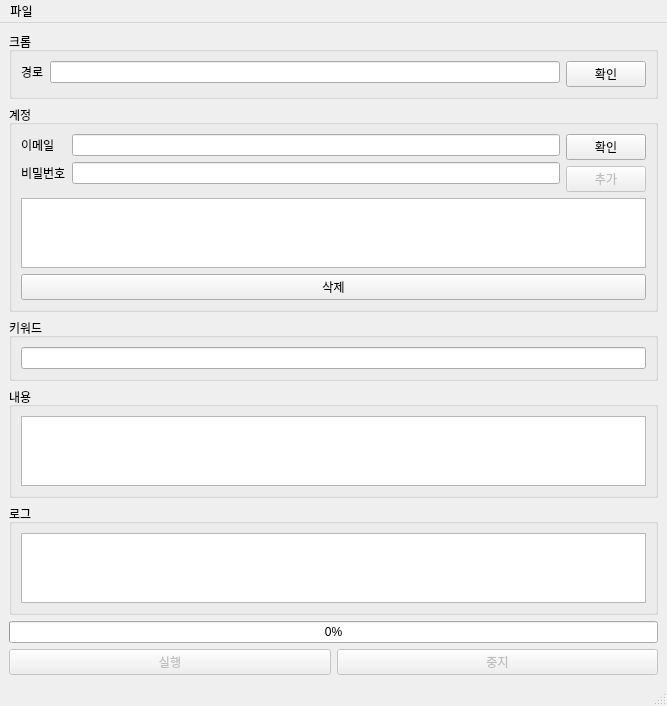
<?xml version="1.0" encoding="UTF-8"?>
<ui version="4.0">
 <class>MainWindow</class>
 <widget class="QMainWindow" name="MainWindow">
  <property name="geometry">
   <rect>
    <x>0</x>
    <y>0</y>
    <width>667</width>
    <height>653</height>
   </rect>
  </property>
  <property name="windowTitle">
   <string>밴드 채팅 보내기 매크로</string>
  </property>
  <widget class="QWidget" name="centralwidget">
   <layout class="QVBoxLayout" name="verticalLayout">
    <item>
     <widget class="QGroupBox" name="chrome_group">
      <property name="title">
       <string>크롬</string>
      </property>
      <layout class="QHBoxLayout" name="horizontalLayout_2">
       <item>
        <layout class="QFormLayout" name="formLayout">
         <item row="0" column="0">
          <widget class="QLabel" name="chrome_label">
           <property name="text">
            <string>경로</string>
           </property>
           <property name="buddy">
            <cstring>chrome_edit</cstring>
           </property>
          </widget>
         </item>
         <item row="0" column="1">
          <widget class="QLineEdit" name="chrome_edit"/>
         </item>
        </layout>
       </item>
       <item>
        <widget class="QPushButton" name="validation_chrome_btn">
         <property name="text">
          <string>확인</string>
         </property>
        </widget>
       </item>
      </layout>
     </widget>
    </item>
    <item>
     <layout class="QHBoxLayout" name="horizontalLayout_5">
      <item>
       <widget class="QGroupBox" name="account_group">
        <property name="title">
         <string>계정</string>
        </property>
        <layout class="QVBoxLayout" name="verticalLayout_7">
         <item>
          <layout class="QVBoxLayout" name="verticalLayout_6">
           <item>
            <layout class="QHBoxLayout" name="horizontalLayout_6">
             <item>
              <layout class="QFormLayout" name="formLayout_2">
               <item row="0" column="0">
                <widget class="QLabel" name="id_label">
                 <property name="text">
                  <string>이메일</string>
                 </property>
                 <property name="buddy">
                  <cstring>id_edit</cstring>
                 </property>
                </widget>
               </item>
               <item row="0" column="1">
                <widget class="QLineEdit" name="id_edit"/>
               </item>
               <item row="1" column="0">
                <widget class="QLabel" name="pw_label">
                 <property name="text">
                  <string>비밀번호</string>
                 </property>
                 <property name="buddy">
                  <cstring>pw_edit</cstring>
                 </property>
                </widget>
               </item>
               <item row="1" column="1">
                <widget class="QLineEdit" name="pw_edit">
                 <property name="echoMode">
                  <enum>QLineEdit::Password</enum>
                 </property>
                </widget>
               </item>
              </layout>
             </item>
             <item>
              <layout class="QVBoxLayout" name="verticalLayout_8">
               <item>
                <widget class="QPushButton" name="validate_btn">
                 <property name="text">
                  <string>확인</string>
                 </property>
                </widget>
               </item>
               <item>
                <widget class="QPushButton" name="add_btn">
                 <property name="enabled">
                  <bool>false</bool>
                 </property>
                 <property name="text">
                  <string>추가</string>
                 </property>
                </widget>
               </item>
              </layout>
             </item>
            </layout>
           </item>
           <item>
            <widget class="QTableWidget" name="account_table">
             <property name="editTriggers">
              <set>QAbstractItemView::NoEditTriggers</set>
             </property>
            </widget>
           </item>
           <item>
            <layout class="QHBoxLayout" name="horizontalLayout_7">
             <item>
              <widget class="QPushButton" name="account_delete_btn">
               <property name="text">
                <string>삭제</string>
               </property>
              </widget>
             </item>
            </layout>
           </item>
          </layout>
         </item>
        </layout>
       </widget>
      </item>
     </layout>
    </item>
    <item>
     <widget class="QGroupBox" name="keyword_group">
      <property name="title">
       <string>키워드</string>
      </property>
      <layout class="QVBoxLayout" name="verticalLayout_2">
       <item>
        <widget class="QLineEdit" name="keyword_edit"/>
       </item>
      </layout>
     </widget>
    </item>
    <item>
     <widget class="QGroupBox" name="content_group">
      <property name="title">
       <string>내용</string>
      </property>
      <layout class="QVBoxLayout" name="verticalLayout_3">
       <item>
        <widget class="QPlainTextEdit" name="content_edit"/>
       </item>
      </layout>
     </widget>
    </item>
    <item>
     <widget class="QGroupBox" name="log_group">
      <property name="title">
       <string>로그</string>
      </property>
      <layout class="QVBoxLayout" name="verticalLayout_4">
       <item>
        <widget class="QTextBrowser" name="log_view">
         <property name="html">
          <string>&lt;!DOCTYPE HTML PUBLIC &quot;-//W3C//DTD HTML 4.0//EN&quot; &quot;http://www.w3.org/TR/REC-html40/strict.dtd&quot;&gt;
&lt;html&gt;&lt;head&gt;&lt;meta name=&quot;qrichtext&quot; content=&quot;1&quot; /&gt;&lt;style type=&quot;text/css&quot;&gt;
p, li { white-space: pre-wrap; }
&lt;/style&gt;&lt;/head&gt;&lt;body style=&quot; font-family:'Gulim'; font-size:9pt; font-weight:400; font-style:normal;&quot;&gt;
&lt;p style=&quot;-qt-paragraph-type:empty; margin-top:0px; margin-bottom:0px; margin-left:0px; margin-right:0px; -qt-block-indent:0; text-indent:0px;&quot;&gt;&lt;br /&gt;&lt;/p&gt;&lt;/body&gt;&lt;/html&gt;</string>
         </property>
        </widget>
       </item>
      </layout>
     </widget>
    </item>
    <item>
     <widget class="QProgressBar" name="progressBar">
      <property name="layoutDirection">
       <enum>Qt::RightToLeft</enum>
      </property>
      <property name="value">
       <number>0</number>
      </property>
      <property name="textVisible">
       <bool>true</bool>
      </property>
      <property name="orientation">
       <enum>Qt::Horizontal</enum>
      </property>
      <property name="invertedAppearance">
       <bool>true</bool>
      </property>
     </widget>
    </item>
    <item>
     <layout class="QHBoxLayout" name="horizontalLayout">
      <item>
       <widget class="QPushButton" name="run_btn">
        <property name="enabled">
         <bool>false</bool>
        </property>
        <property name="text">
         <string>실행</string>
        </property>
       </widget>
      </item>
      <item>
       <widget class="QPushButton" name="stop_btn">
        <property name="enabled">
         <bool>false</bool>
        </property>
        <property name="text">
         <string>중지</string>
        </property>
       </widget>
      </item>
     </layout>
    </item>
   </layout>
  </widget>
  <widget class="QStatusBar" name="statusbar"/>
  <widget class="QMenuBar" name="menuBar">
   <property name="geometry">
    <rect>
     <x>0</x>
     <y>0</y>
     <width>667</width>
     <height>21</height>
    </rect>
   </property>
   <widget class="QMenu" name="menu">
    <property name="title">
     <string>파일</string>
    </property>
    <addaction name="actionSave"/>
   </widget>
   <addaction name="menu"/>
  </widget>
  <action name="actionSave">
   <property name="text">
    <string>Save</string>
   </property>
   <property name="shortcut">
    <string>Ctrl+S</string>
   </property>
  </action>
 </widget>
 <resources/>
 <connections>
  <connection>
   <sender>run_btn</sender>
   <signal>clicked()</signal>
   <receiver>MainWindow</receiver>
   <slot>on_run_clicked()</slot>
   <hints>
    <hint type="sourcelabel">
     <x>207</x>
     <y>622</y>
    </hint>
    <hint type="destinationlabel">
     <x>197</x>
     <y>611</y>
    </hint>
   </hints>
  </connection>
  <connection>
   <sender>stop_btn</sender>
   <signal>clicked()</signal>
   <receiver>MainWindow</receiver>
   <slot>on_stop_clicked()</slot>
   <hints>
    <hint type="sourcelabel">
     <x>656</x>
     <y>622</y>
    </hint>
    <hint type="destinationlabel">
     <x>606</x>
     <y>611</y>
    </hint>
   </hints>
  </connection>
  <connection>
   <sender>content_edit</sender>
   <signal>textChanged()</signal>
   <receiver>MainWindow</receiver>
   <slot>on_content_changed()</slot>
   <hints>
    <hint type="sourcelabel">
     <x>598</x>
     <y>406</y>
    </hint>
    <hint type="destinationlabel">
     <x>664</x>
     <y>425</y>
    </hint>
   </hints>
  </connection>
  <connection>
   <sender>validate_btn</sender>
   <signal>clicked()</signal>
   <receiver>MainWindow</receiver>
   <slot>on_validation_account_clicked()</slot>
   <hints>
    <hint type="sourcelabel">
     <x>643</x>
     <y>138</y>
    </hint>
    <hint type="destinationlabel">
     <x>323</x>
     <y>0</y>
    </hint>
   </hints>
  </connection>
  <connection>
   <sender>add_btn</sender>
   <signal>clicked()</signal>
   <receiver>MainWindow</receiver>
   <slot>on_add_account_clicked()</slot>
   <hints>
    <hint type="sourcelabel">
     <x>643</x>
     <y>165</y>
    </hint>
    <hint type="destinationlabel">
     <x>270</x>
     <y>0</y>
    </hint>
   </hints>
  </connection>
  <connection>
   <sender>account_delete_btn</sender>
   <signal>clicked()</signal>
   <receiver>MainWindow</receiver>
   <slot>on_delete_account_clicked()</slot>
   <hints>
    <hint type="sourcelabel">
     <x>644</x>
     <y>256</y>
    </hint>
    <hint type="destinationlabel">
     <x>305</x>
     <y>332</y>
    </hint>
   </hints>
  </connection>
  <connection>
   <sender>id_edit</sender>
   <signal>textChanged(QString)</signal>
   <receiver>MainWindow</receiver>
   <slot>on_id_changed(QString)</slot>
   <hints>
    <hint type="sourcelabel">
     <x>268</x>
     <y>136</y>
    </hint>
    <hint type="destinationlabel">
     <x>108</x>
     <y>0</y>
    </hint>
   </hints>
  </connection>
  <connection>
   <sender>pw_edit</sender>
   <signal>textChanged(QString)</signal>
   <receiver>MainWindow</receiver>
   <slot>on_pw_changed(QString)</slot>
   <hints>
    <hint type="sourcelabel">
     <x>327</x>
     <y>162</y>
    </hint>
    <hint type="destinationlabel">
     <x>150</x>
     <y>0</y>
    </hint>
   </hints>
  </connection>
  <connection>
   <sender>keyword_edit</sender>
   <signal>textChanged(QString)</signal>
   <receiver>MainWindow</receiver>
   <slot>on_keyword_changed(QString)</slot>
   <hints>
    <hint type="sourcelabel">
     <x>498</x>
     <y>338</y>
    </hint>
    <hint type="destinationlabel">
     <x>662</x>
     <y>254</y>
    </hint>
   </hints>
  </connection>
  <connection>
   <sender>validation_chrome_btn</sender>
   <signal>clicked()</signal>
   <receiver>MainWindow</receiver>
   <slot>on_validation_chrome_clicked()</slot>
   <hints>
    <hint type="sourcelabel">
     <x>609</x>
     <y>60</y>
    </hint>
    <hint type="destinationlabel">
     <x>656</x>
     <y>28</y>
    </hint>
   </hints>
  </connection>
 </connections>
 <slots>
  <slot>on_run_clicked()</slot>
  <slot>on_stop_clicked()</slot>
  <slot>on_content_changed()</slot>
  <slot>on_validation_account_clicked()</slot>
  <slot>on_add_account_clicked()</slot>
  <slot>on_id_changed(QString)</slot>
  <slot>on_pw_changed(QString)</slot>
  <slot>on_delete_account_clicked()</slot>
  <slot>on_keyword_changed(QString)</slot>
  <slot>on_validation_chrome_clicked()</slot>
 </slots>
</ui>
